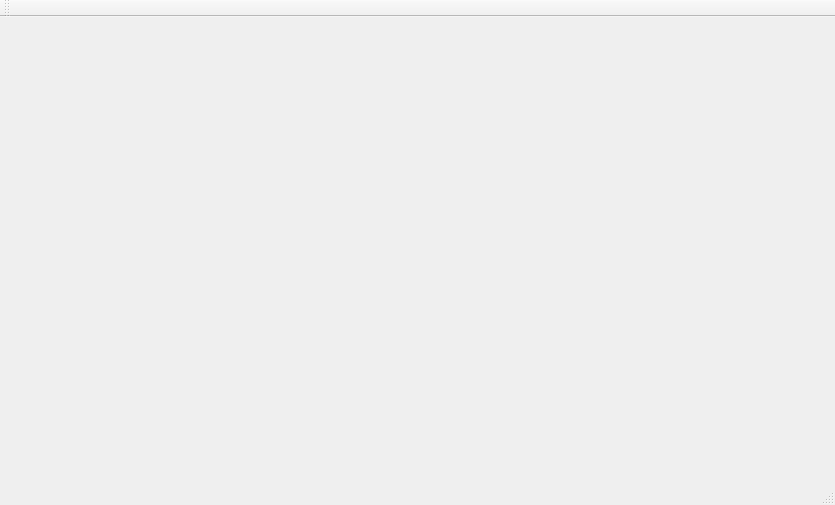
<?xml version="1.0" encoding="UTF-8"?>
<ui version="4.0">
 <class>MainWindow</class>
 <widget class="QMainWindow" name="MainWindow">
  <property name="geometry">
   <rect>
    <x>0</x>
    <y>0</y>
    <width>835</width>
    <height>505</height>
   </rect>
  </property>
  <property name="windowTitle">
   <string>MainWindow</string>
  </property>
  <widget class="QWidget" name="centralWidget"/>
  <widget class="QMenuBar" name="menuBar">
   <property name="geometry">
    <rect>
     <x>0</x>
     <y>0</y>
     <width>835</width>
     <height>22</height>
    </rect>
   </property>
  </widget>
  <widget class="QToolBar" name="mainToolBar">
   <attribute name="toolBarArea">
    <enum>TopToolBarArea</enum>
   </attribute>
   <attribute name="toolBarBreak">
    <bool>false</bool>
   </attribute>
  </widget>
  <widget class="QStatusBar" name="statusBar"/>
 </widget>
 <layoutdefault spacing="6" margin="11"/>
 <resources/>
 <connections/>
</ui>
